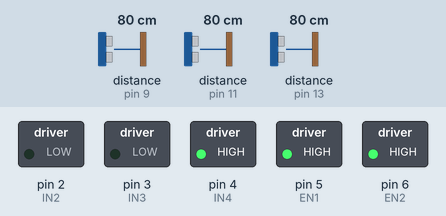
Bench run of a sketch on a simulated Arduino Uno, built with avr-gcc and run on an emulated ATmega328P. On the bench: switched loads named in the sketch (green lamp = pin HIGH). Wiring (inferred from the names in the program): 3 × ultrasonic range finder: trigger pin 8, echo pin 9 / trigger pin 10, echo pin 11 / trigger pin 12, echo pin 13. Inputs (shaded band) come from the test bench; at power-on: distance to the obstacle (sensors on pin 9, pin 11, pin 13) 80 cm. The echo pulse lasts 58.3 µs per cm; pins used as bus, display or sensor lines are not drawn.

Above: at 1.2 s.
1.3 s: distance to the obstacle (sensor on pin 9) set to 2 cm
At 2.0 s:
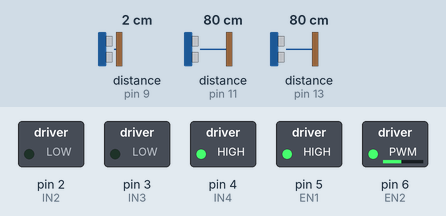
2.8 s: distance to the obstacle (sensor on pin 9) set to 120 cm
At 3.4 s:
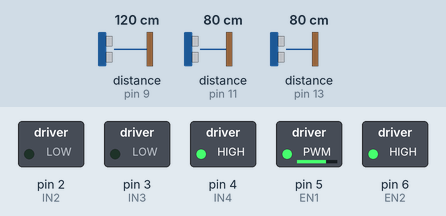
4.3 s: distance to the obstacle (sensor on pin 11) set to 2 cm
At 4.9 s:
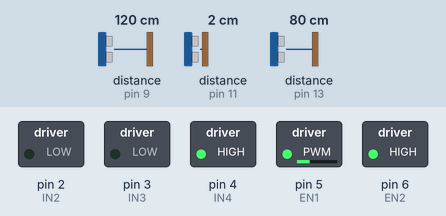
5.8 s: distance to the obstacle (sensor on pin 11) set to 250 cm
At 6.3 s:
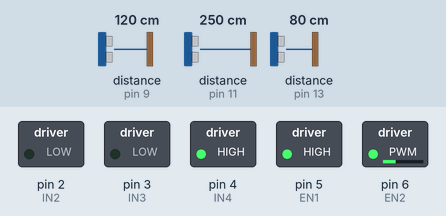
7.3 s: distance to the obstacle (sensor on pin 9) set to 299 cm
At 8.1 s:
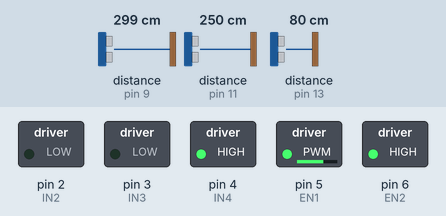
9.0 s: distance to the obstacle (sensor on pin 9) set to 9 cm
At 9.6 s:
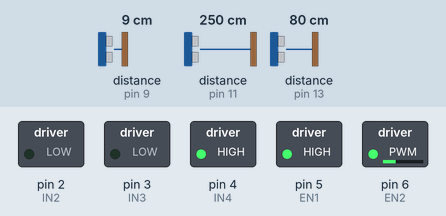
Timing chart, 0 to 11.5 s (numbered marks = the images above; inputs shaded):
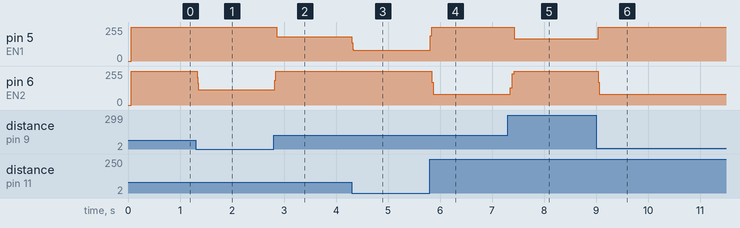

Measured:
- after the input at 1.3 s, pin 6 (EN2): 255/255 → 115/255 at once
- after the input at 2.8 s, pin 5 (EN1): 255/255 → 183/255 at once; pin 6 (EN2): 115/255 → 255/255 at once
- after the input at 4.3 s, pin 5 (EN1): 183/255 → 80/255 at once
- after the input at 5.8 s, pin 5 (EN1): 80/255 → 255/255 at once; pin 6 (EN2): 255/255 → 80/255 at once
- after the input at 7.3 s, pin 5 (EN1): 255/255 → 167/255 after 0.13 s, → 166/255 0.15 s later; pin 6 (EN2): 80/255 → 255/255 after 0.05 s
- after the input at 9.0 s, pin 5 (EN1): 166/255 → 255/255 at once; pin 6 (EN2): 255/255 → 80/255 at once

The sketch:

ROBOTICS_PROJECT.ino
```cpp
// Ultrasonic Configuration
#define trigPin_R 8
#define trigPin_L 10
#define trigPin_F 12

#define echoPin_R 9
#define echoPin_L 11
#define echoPin_F 13

#define WindowSize  3
char TrigArr[] = { trigPin_R, trigPin_F, trigPin_L };
char EchoArr[] = { echoPin_R, echoPin_F, echoPin_L };

// Motor Driver Configuration
#define IN1 1
#define IN2 2
#define IN3 3
#define IN4 4
#define EN1 5
#define EN2 6


#define max_dist    4
#define max_track_speed_change 0.2*speed
#define max_turn_speed_change  0.7*speed


// Program Variables
long duration;
float distanceCm;
float DataArr[WindowSize][3];
float UltrData[3];
#define potSpeed  A0
#define potKp     A0
#define potKi     A1
#define potKd     A2


///
void DataInit(void);
float UltrasonicRead(char Ultranum);
float UltrasonicRead_WithAverage(char Ultranum);

/////////// PID Section
float elapsedTime, time, timePrev;
int i;
int speed = 255;

float PID, pwmLeft, pwmRight, error, previous_error;
float pid_p = 0;
float pid_i = 0;
float pid_d = 0;

/////////////////PID CONSTANTS/////////////////
double kp = 150;

double ki = 0;
double kd = 0;


void setup() {

  pinMode(IN1, OUTPUT);
  pinMode(IN2, OUTPUT);
  pinMode(IN3, OUTPUT);
  pinMode(IN4, OUTPUT);
  pinMode(EN1, OUTPUT);
  pinMode(EN2, OUTPUT);
  digitalWrite(IN1, HIGH);
  digitalWrite(IN2, LOW);
  digitalWrite(IN3, LOW);
  digitalWrite(IN4, HIGH);

  pinMode(trigPin_R, OUTPUT);
  pinMode(echoPin_R, INPUT);
  pinMode(trigPin_F, OUTPUT);
  pinMode(echoPin_F, INPUT);
  pinMode(trigPin_L, OUTPUT);
  pinMode(echoPin_L, INPUT);

  pinMode(potSpeed, INPUT);
  pinMode(potKp, INPUT);
  pinMode(potKi, INPUT);
  pinMode(potKd, INPUT);

  Serial.begin(9600);
  time = millis();
  DataInit();
}

void loop() {

  kp = 0.7*speed;
  // ki = 0.05*speed;
  // kd = 0.2*speed;


  timePrev = time;
  previous_error = error;
  time = millis();
  elapsedTime = (time - timePrev) / 1000;

  for (char i = 0; i < 3; i++) {
    UltrData[i] = UltrasonicRead_WithAverage(i);
  }


  error = (UltrData[0] - UltrData[2]);

  if (error > 1)
    error = 1;
  if (error < -1)
    error = -1;

  pid_p = kp * error;

  pid_i += ki * error* elapsedTime;

  pid_d = kd * ((error - previous_error) / elapsedTime);

  PID = pid_p + pid_i + pid_d;


  if (UltrData[1] > 3) {
    if (PID > max_track_speed_change) {
      PID = max_track_speed_change;
    } else if (PID < -max_track_speed_change) {
      PID = -max_track_speed_change;
    }
  } else {
    if (PID > max_turn_speed_change) {
      PID = max_turn_speed_change;
    } else if (PID < -max_turn_speed_change) {
      PID = -max_turn_speed_change;
    }
  }

  if (error < 0) {
    pwmLeft = speed - abs(PID);
    pwmRight = speed;
  } else if (error > 0) {
    pwmRight = speed - abs(PID);
    pwmLeft = speed;
  } else {
    pwmLeft = speed;
    pwmRight = speed;
  }

  pwmLeft=constrain(pwmLeft,80,speed);
  pwmRight=constrain(pwmRight,80,speed);

  analogWrite(EN1, pwmRight);
  analogWrite(EN2, pwmLeft);


  // Serial.print("Car Speed : ");
  // Serial.print(speed);
  // Serial.print(" , kp : ");
  // Serial.print(kp);
  // Serial.print(" , ki : ");
  // Serial.print(ki);
  // Serial.print(" , kd : ");
  // Serial.print(kd);
  // Serial.print(" , Left Distance : ");
  // Serial.print(UltrData[2]);
  // Serial.print(" , Front Distance : ");
  // Serial.print(UltrData[1]);
  // Serial.print(" , Right Distance : ");
  // Serial.print(UltrData[0]);
  // Serial.print(" , Tracking Error : ");
  // Serial.print(error);
  // Serial.print(" , Propotional Gain : ");
  // Serial.print(pid_p);
  // Serial.print(" , Integrale Gain : ");
  // Serial.print(pid_i);
  // Serial.print(" , Direvitive Gain : ");
  // Serial.print(pid_d);
  // Serial.print(" , Total PID : ");
  // Serial.print(PID);
  // Serial.print(" , PWM Left : ");
  // Serial.print(pwmLeft);
  // Serial.print(" , Pwm Right : ");
  // Serial.print(pwmRight);
  // Serial.print(" , Elapsed Time : ");
  // Serial.print(elapsedTime);
  // Serial.println();
}


//////////// Helper Functions

float UltrasonicRead(char Ultranum) {

  digitalWrite(TrigArr[Ultranum], LOW);
  delayMicroseconds(2);
  digitalWrite(TrigArr[Ultranum], HIGH);
  delayMicroseconds(10);
  digitalWrite(TrigArr[Ultranum], LOW);

  duration = pulseIn(EchoArr[Ultranum], HIGH);
  distanceCm = (duration * 0.0343) / 2.0;
  if (distanceCm > max_dist * 100) {
    distanceCm = max_dist * 100;
  }
  return distanceCm / 100;
}


float UltrasonicRead_WithAverage(char Ultranum) {

  float sum = 0;
  for (int i = 0; i < WindowSize - 1; i++) {
    DataArr[i][Ultranum] = DataArr[i + 1][Ultranum];
    sum += DataArr[i][Ultranum];
  }

  DataArr[WindowSize - 1][Ultranum] = UltrasonicRead(Ultranum);
  sum += DataArr[WindowSize - 1][Ultranum];
  return (sum / WindowSize);
}

void DataInit(void) {
  for (int j = 0; j < 3; j++) {
    for (int i = 0; i < WindowSize; i++) {
      DataArr[i][j] = UltrasonicRead(j);
    }
  }
}
```
